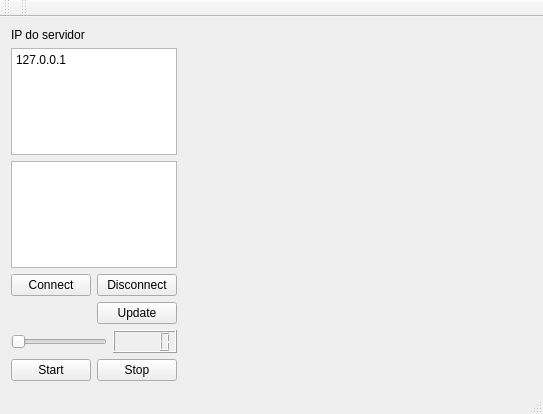
<?xml version="1.0" encoding="UTF-8"?>
<ui version="4.0">
 <class>MainWindow</class>
 <widget class="QMainWindow" name="MainWindow">
  <property name="geometry">
   <rect>
    <x>0</x>
    <y>0</y>
    <width>543</width>
    <height>414</height>
   </rect>
  </property>
  <property name="windowTitle">
   <string>MainWindow</string>
  </property>
  <widget class="QWidget" name="centralWidget">
   <layout class="QHBoxLayout" name="horizontalLayout_5" stretch="30,70">
    <item>
     <layout class="QVBoxLayout" name="verticalLayout_6">
      <item>
       <layout class="QVBoxLayout" name="verticalLayout_5">
        <item>
         <layout class="QVBoxLayout" name="verticalLayout_4">
          <item>
           <layout class="QVBoxLayout" name="verticalLayout_3" stretch="0">
            <item>
             <layout class="QVBoxLayout" name="verticalLayout_2">
              <item>
               <layout class="QVBoxLayout" name="verticalLayout">
                <item>
                 <widget class="QLabel" name="label">
                  <property name="text">
                   <string>IP do servidor</string>
                  </property>
                 </widget>
                </item>
                <item>
                 <widget class="QPlainTextEdit" name="Ip_plainTextEdit">
                  <property name="plainText">
                   <string>127.0.0.1</string>
                  </property>
                 </widget>
                </item>
                <item>
                 <widget class="QListWidget" name="Host_listWidget"/>
                </item>
               </layout>
              </item>
              <item>
               <layout class="QHBoxLayout" name="horizontalLayout">
                <item>
                 <widget class="QPushButton" name="Con_pushButton">
                  <property name="text">
                   <string>Connect</string>
                  </property>
                 </widget>
                </item>
                <item>
                 <widget class="QPushButton" name="Disc_pushButton_2">
                  <property name="text">
                   <string>Disconnect</string>
                  </property>
                 </widget>
                </item>
               </layout>
              </item>
             </layout>
            </item>
           </layout>
          </item>
          <item>
           <layout class="QHBoxLayout" name="horizontalLayout_2">
            <item>
             <spacer name="horizontalSpacer">
              <property name="orientation">
               <enum>Qt::Horizontal</enum>
              </property>
              <property name="sizeHint" stdset="0">
               <size>
                <width>78</width>
                <height>20</height>
               </size>
              </property>
             </spacer>
            </item>
            <item>
             <widget class="QPushButton" name="pushButton">
              <property name="text">
               <string>Update</string>
              </property>
             </widget>
            </item>
           </layout>
          </item>
         </layout>
        </item>
        <item>
         <layout class="QHBoxLayout" name="horizontalLayout_3">
          <item>
           <widget class="QSlider" name="horizontalSlider">
            <property name="orientation">
             <enum>Qt::Horizontal</enum>
            </property>
           </widget>
          </item>
          <item>
           <widget class="QLCDNumber" name="lcdNumber"/>
          </item>
         </layout>
        </item>
       </layout>
      </item>
      <item>
       <layout class="QHBoxLayout" name="horizontalLayout_4">
        <item>
         <widget class="QPushButton" name="Start_pushButton_2">
          <property name="text">
           <string>Start</string>
          </property>
         </widget>
        </item>
        <item>
         <widget class="QPushButton" name="Stop_pushButton_3">
          <property name="text">
           <string>Stop</string>
          </property>
         </widget>
        </item>
       </layout>
      </item>
     </layout>
    </item>
    <item>
     <widget class="Grafico" name="widget" native="true"/>
    </item>
   </layout>
  </widget>
  <widget class="QMenuBar" name="menuBar">
   <property name="geometry">
    <rect>
     <x>0</x>
     <y>0</y>
     <width>543</width>
     <height>28</height>
    </rect>
   </property>
  </widget>
  <widget class="QToolBar" name="mainToolBar">
   <attribute name="toolBarArea">
    <enum>TopToolBarArea</enum>
   </attribute>
   <attribute name="toolBarBreak">
    <bool>false</bool>
   </attribute>
  </widget>
  <widget class="QStatusBar" name="statusBar"/>
  <widget class="QToolBar" name="toolBar">
   <property name="windowTitle">
    <string>toolBar</string>
   </property>
   <attribute name="toolBarArea">
    <enum>TopToolBarArea</enum>
   </attribute>
   <attribute name="toolBarBreak">
    <bool>false</bool>
   </attribute>
  </widget>
 </widget>
 <layoutdefault spacing="6" margin="11"/>
 <customwidgets>
  <customwidget>
   <class>Grafico</class>
   <extends>QWidget</extends>
   <header>grafico.h</header>
   <container>1</container>
  </customwidget>
 </customwidgets>
 <resources/>
 <connections>
  <connection>
   <sender>horizontalSlider</sender>
   <signal>valueChanged(int)</signal>
   <receiver>lcdNumber</receiver>
   <slot>display(int)</slot>
   <hints>
    <hint type="sourcelabel">
     <x>75</x>
     <y>310</y>
    </hint>
    <hint type="destinationlabel">
     <x>179</x>
     <y>307</y>
    </hint>
   </hints>
  </connection>
 </connections>
</ui>
